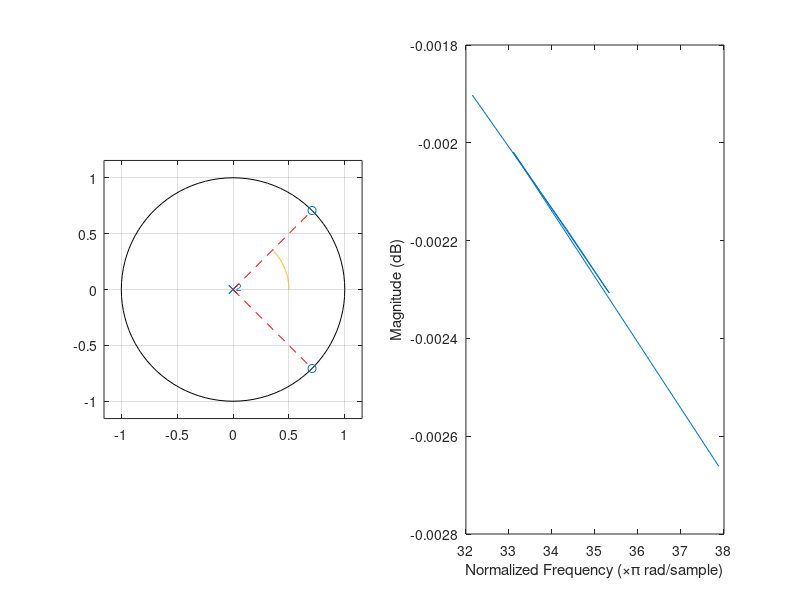

This figure's MATLAB source:
clc
clear all

c = poly([exp(1j*pi/4) exp(-1j*pi/4)]);
c = poly([exp(1j*pi/4) exp(-1j*pi/4)])/sum(c);

figure
subplot(1,2,1)
zplane(c)
hold on
th = linspace( pi/4, 0, 100);
R = 0.5;  
x = R*cos(th) + 0;
y = R*sin(th) + 0;
plot(x,y);
x = [0 0.7071];
y = [0 0.7071];
line(x,y,'Color','red','LineStyle','--')
x = [0 0.7071];
y = [0 -0.7071];
line(x,y,'Color','red','LineStyle','--')
hold off
ax.XLim = [-1 1];
ax.YLim = [-1 1];
subplot(1,2,2)
[h,w] = freqz(c,1,'whole',4001);
plot(w/pi,0.1*log10(abs(h)))
ax.XLim = [0 1];
ax.YLim = [0 -40];
xlabel('Normalized Frequency (\times\pi rad/sample)')
ylabel('Magnitude (dB)')